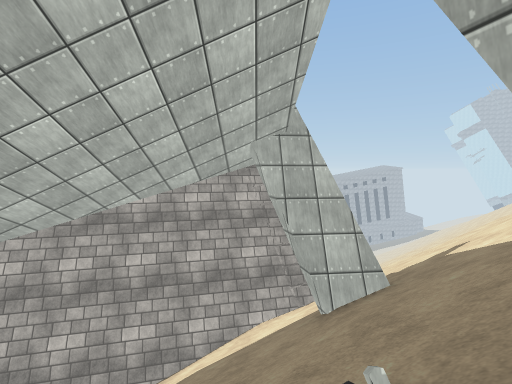
View 1 (above)

19 first-person views from a walk through a 3-D level made in the Unity game engine. The camera is 1.2 m above the floor, tilts 4° down and sees 80° across. The floor is counted in squares, 2 m on a side. Each view is taken from the middle of a square. On the plan, view 1 faces up. The plan holds only what a view shows up to about 9 squares ahead; the rest is blank. The place goes on beyond the plan. Surface patterns are stand-ins for the level's own textures.

View 2
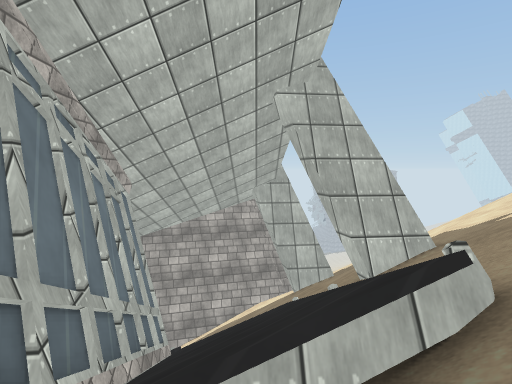

View 3
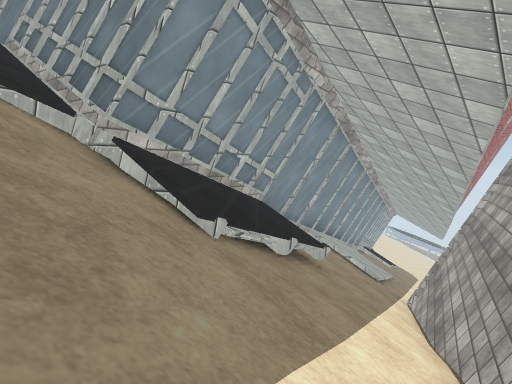

View 4
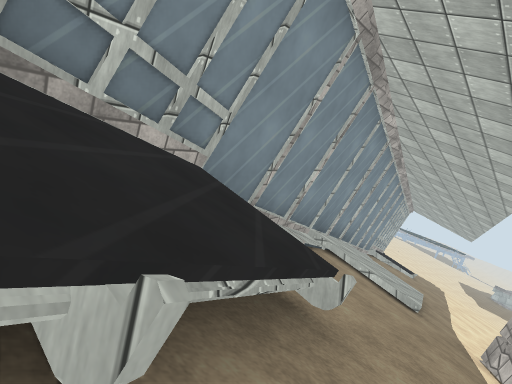

View 5
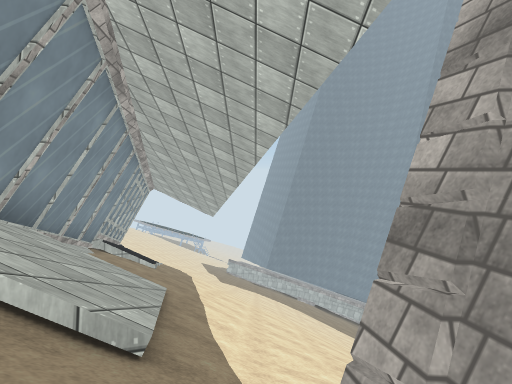

View 6
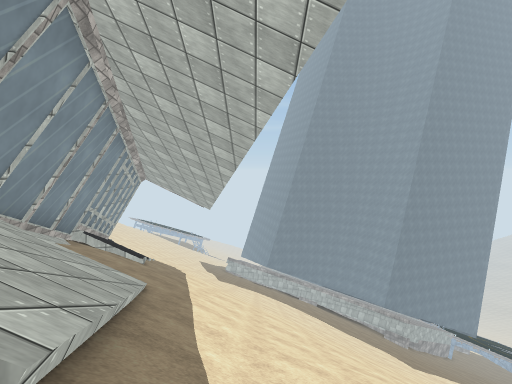

View 7
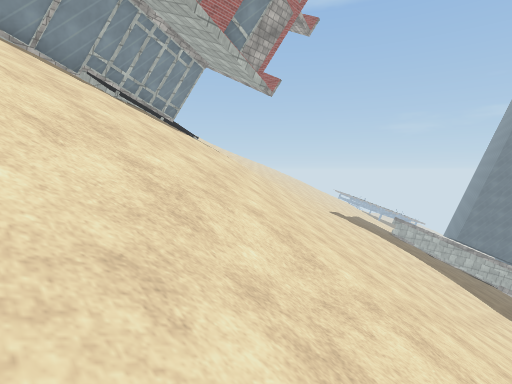

View 8
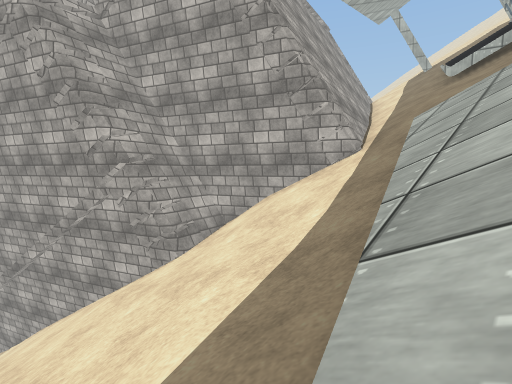

View 9
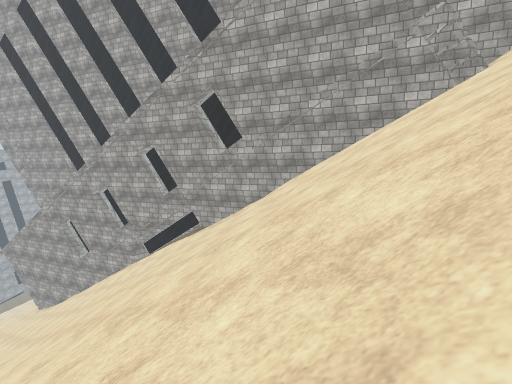

View 10
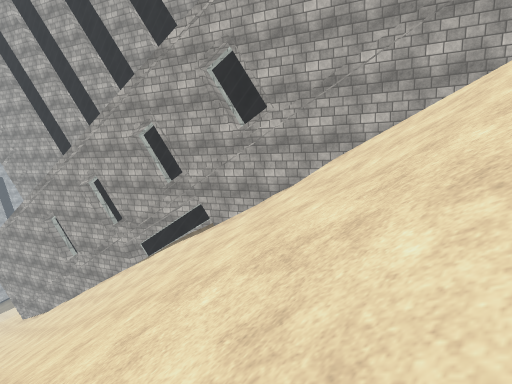

View 11
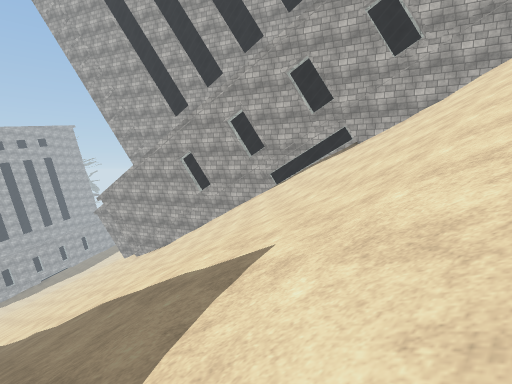

View 12
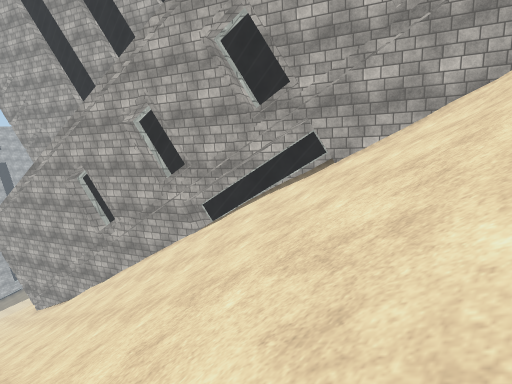

View 13
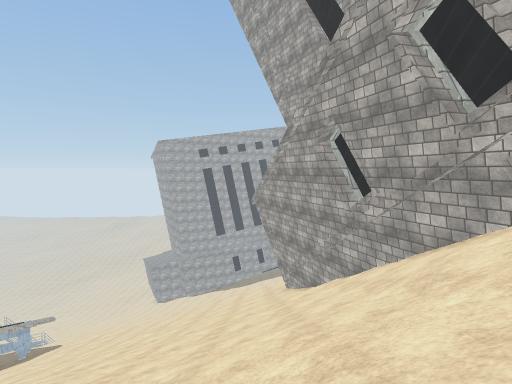

View 14
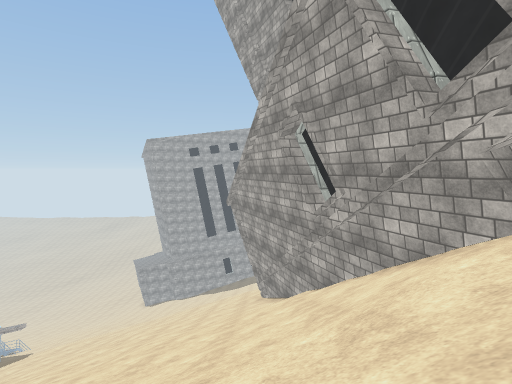

View 15
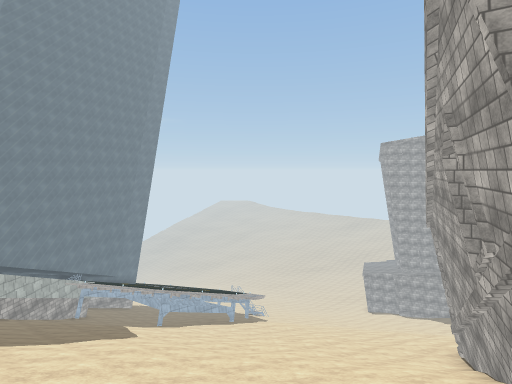

View 16
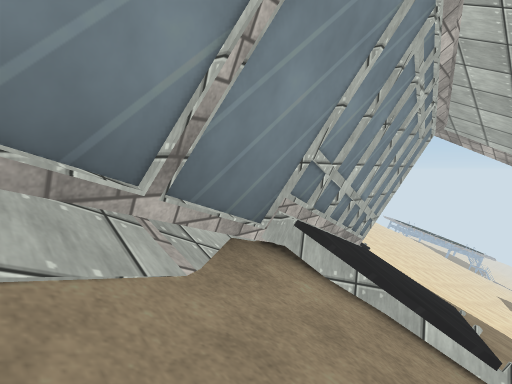

View 17
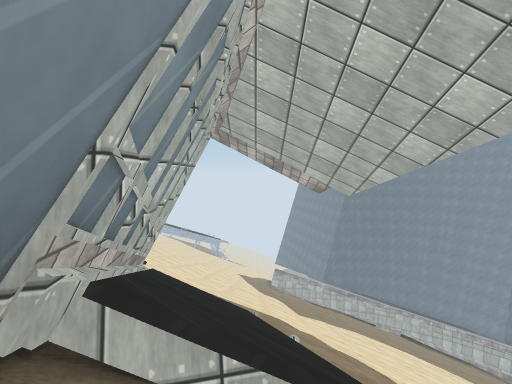

View 18
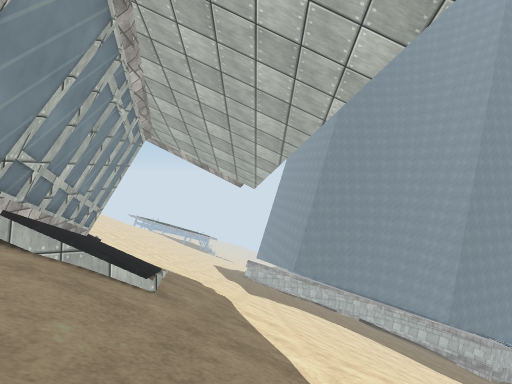

View 19
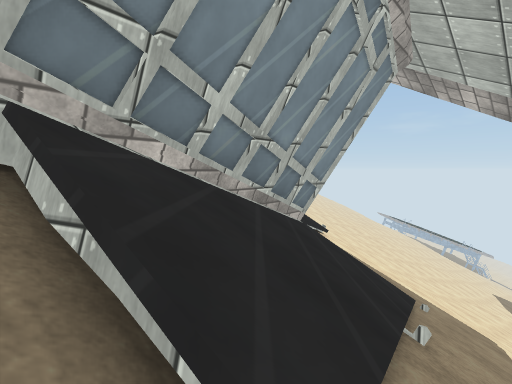

### Floor plan
Key: @ floor where view 1 was taken; # wall or solid block; / step, stairs or slope; = window, fence, low wall or low ledge.
Columns run from 26 left of view 1 to 7 right of it. Each row starts with its distance up from view 1.
 22      //////#
 21   /////////#
 20   /////////##
 19    /////////#
 18     ////////#
 17    /////////##
 16   ///////////#
 15   ///////////##
 14     //////////#
 13    ///////////#
 12    ///////////#
 11    ///////////#
 10    ///////////#
  9    ///////////##              ////
  8    ////////////#              ////
  7   /////////////#          ##  //
  6   /////////////#        ###/ ///
  5     ///////////###   ####////////
  4      ////////////#####/////#/////
  3    //////////////###////////////
  2    //////////////////#==#//////
  1    /////////////#////#####/##//
  0    ////////////////#### ##@///
 -1   /////////////#####     #/=/
 -2 //////////=/####         #=/
 -3 ////////#####            #/

Positions as (right, up) in squares from view 1, and headings:
1: (0, 0), facing up
2: (0, -3), facing up
3: (0, 5), facing down-left
4: (-3, 3), facing down-left
5: (-7, 2), facing left
6: (-8, 2), facing left
7: (-13, 8), facing down-left
8: (-13, 0), facing up-right
9: (-19, 3), facing up-right
10: (-18, 5), facing up-right
11: (-23, 7), facing up-right
12: (-18, 9), facing up-right
13: (-17, 12), facing up
14: (-16, 13), facing up
15: (-14, 14), facing up-left
16: (-14, -1), facing down-left
17: (-15, -2), facing left
18: (-13, 0), facing left
19: (-16, -1), facing down-left
